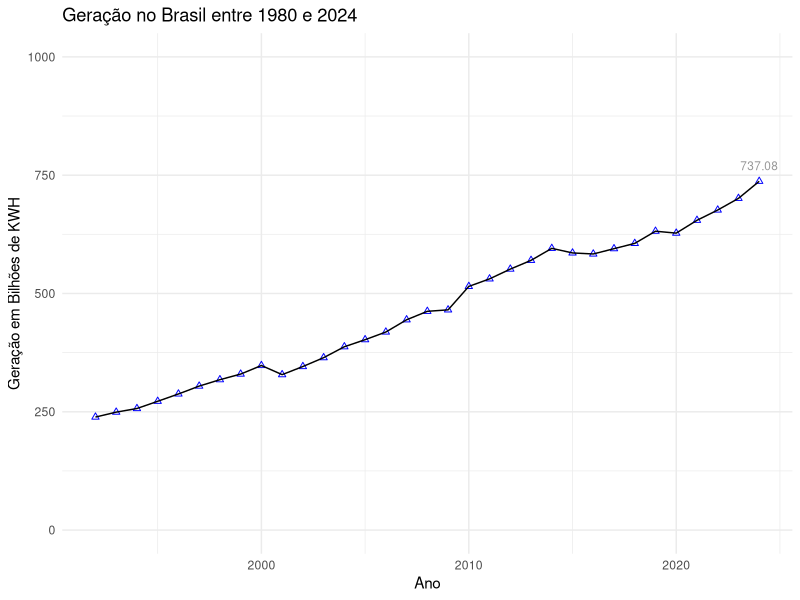
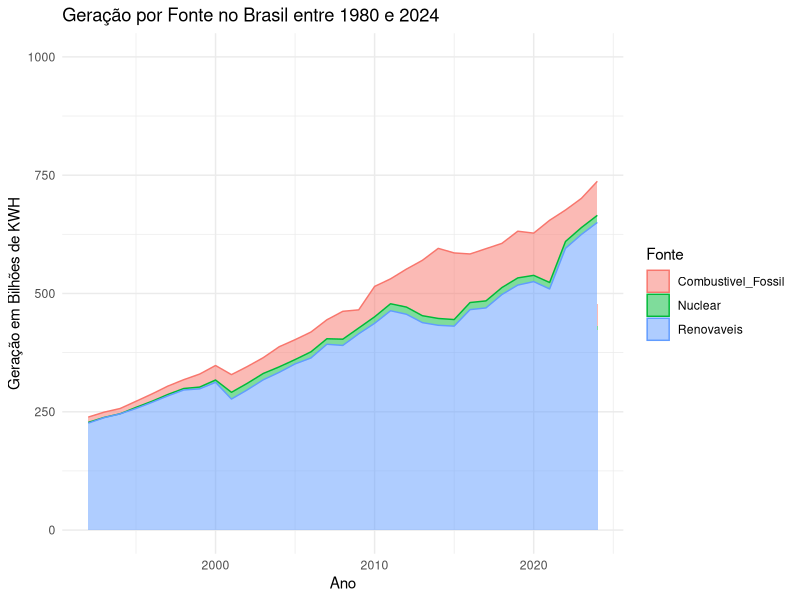
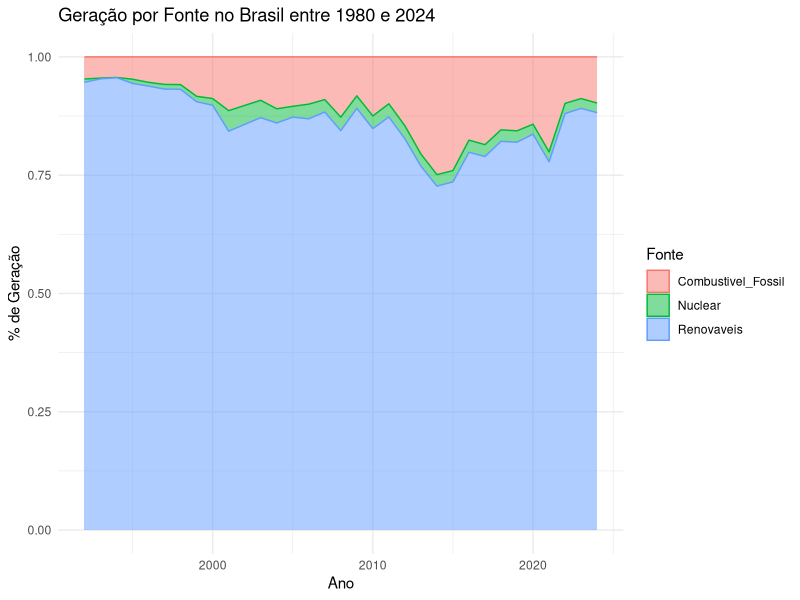
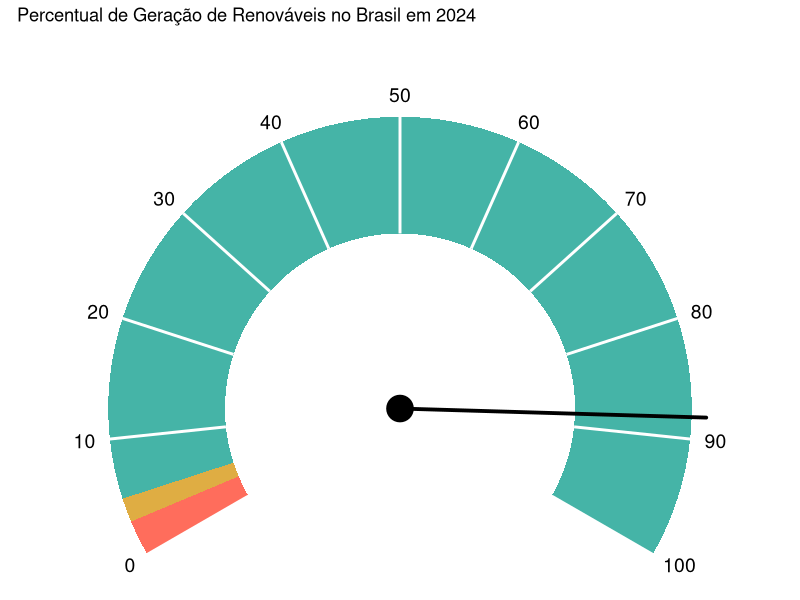
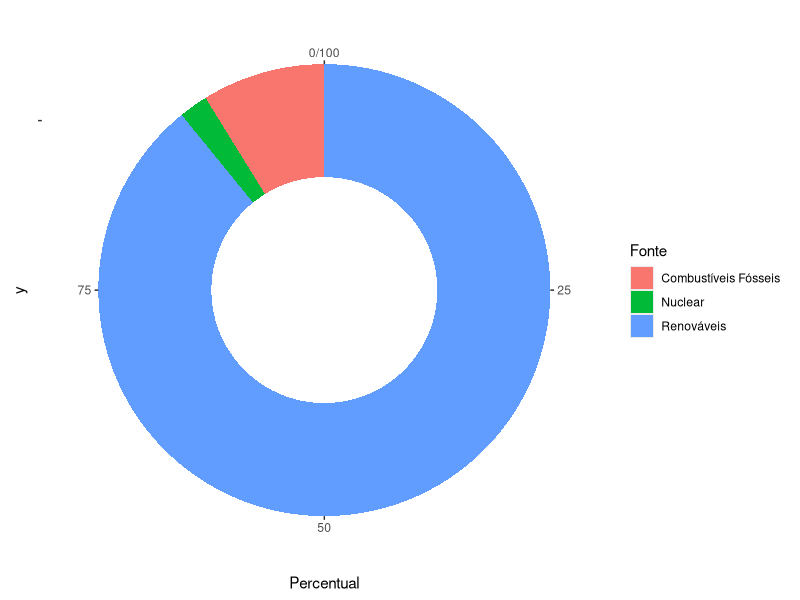

Write the R code that produced these figures, in order.
## ---- chunk 1
#| label: load-packages
#| message: false
#| context: setup
library(tidyverse)
library(ggplot2)
## ---- chunk 2

data <- readxl::read_excel("data/EIA_18-05-26-BR.xlsx")

data <- data %>% select(-hierarquia)

## ---- chunk 3
#| title: Geração
d_m <- data |> pivot_wider(id_cols="Ano",names_from="tipo", values_from="BkWh")
d_m2 <- d_m |> rename(Geracao=Generation) |> select(Ano, Geracao) 

max_geracao <- round(max(d_m2$Geracao, na.rm = TRUE),2)

p<- d_m2 |>
  ggplot(aes(x=Ano, y=Geracao)) + 
  geom_point(shape=2,color="blue") +
  geom_line() +
  scale_y_continuous(limits = c(0, 1000)) + 
  annotate("text", x = 2024, y = 770, label = as.character(max_geracao), color = "gray60", size = 3) +
  labs(y = "Geração em Bilhões de KWH", x="Ano",
       title = "Geração no Brasil entre 1980 e 2024") +
  theme_minimal()
  
p
## ---- chunk 4
#| title: Distribuição por Fonte
d_m <- data |> pivot_wider(id_cols=c("nivel","Ano"),names_from="tipo", values_from="BkWh")
d_m2 <- d_m |> filter(nivel==2) |>
  rename(Combustivel_Fossil=Fossil_fuels, Renovaveis=Renewables) |> select(Ano, Nuclear, Combustivel_Fossil, Renovaveis) |> pivot_longer(cols=c("Nuclear","Combustivel_Fossil","Renovaveis"), names_to="Fonte", values_to="BkWh")

p<- d_m2 |> 
  ggplot(aes(x=Ano, y=BkWh)) + 
  geom_area(aes(color=Fonte, fill=Fonte), alpha=.5) +
  scale_y_continuous(limits = c(0, 1000)) + 
  labs(x = "Ano", y="Geração em Bilhões de KWH",
       title = "Geração por Fonte no Brasil entre 1980 e 2024") +
  theme_minimal()

p
## ---- chunk 5
#| title: Proporção por Fonte
d_m <- data |> pivot_wider(id_cols=c("nivel","Ano"),names_from="tipo", values_from="BkWh")
d_m2 <- d_m |> filter(nivel==2) |>
  rename(Combustivel_Fossil=Fossil_fuels, Renovaveis=Renewables) |> select(Ano, Nuclear, Combustivel_Fossil, Renovaveis) |> pivot_longer(cols=c("Nuclear","Combustivel_Fossil","Renovaveis"), names_to="Fonte", values_to="BkWh")

p<- d_m2 |> 
  ggplot(aes(x=Ano, y=BkWh)) + 
  geom_area(aes(color=Fonte, fill=Fonte), alpha=.5, position= "fill") +
  labs(x = "Ano", y="% de Geração",
       title = "Geração por Fonte no Brasil entre 1980 e 2024") +
  theme_minimal()

p
## ---- chunk 6
#| title: Indicador de Percentual de Renovavel

# Transformação em percentual anual
d_m <- data |> pivot_wider(id_cols=c("nivel","Ano"),names_from="tipo", values_from="BkWh")
d_m2 <- d_m |> filter(nivel==2) |>
  rename(Combustivel_Fossil=Fossil_fuels, Renovaveis=Renewables) |> select(Ano, Nuclear, Combustivel_Fossil, Renovaveis)
d_m2 <- d_m2 |> mutate(Total= Nuclear + Combustivel_Fossil + Renovaveis) |>
  mutate(Percentual_Renovavel= (Renovaveis/Total)*100, 
         Percentual_Fossil= (Combustivel_Fossil/Total)*100,
         Percentual_Nuclear= (Nuclear/Total)*100) |> select(Ano, Percentual_Renovavel, Percentual_Fossil, Percentual_Nuclear) |> pivot_longer(cols=c("Percentual_Renovavel","Percentual_Fossil","Percentual_Nuclear"), names_to="Fonte", values_to="Percentual")

value <- d_m2 |> filter(Ano==2024 & Fonte=="Percentual_Renovavel") |> pull(Percentual)   # Scale to 0-100

ggplot() +
  # Add gap to bottom
  coord_radial(
    start = 4/3 * pi,  # 240°
    end = 2/3 * pi,    # 120°
    expand = FALSE
  ) +
  # Draw areas
  annotate(
    geom = "rect", 
    xmin = c(-Inf, 3, 5), xmax = c(3, 5, Inf),
    ymin = .6, ymax = 1,
    fill = c("#FF6D5C", "#DFAD43", "#45B4A7")
  ) +
  # Draw ticks
  annotate(
    geom = "segment", 
    x = seq(0,100,10), xend = seq(0,100,10), 
    y = .6, yend = 1,
    linewidth = 1, color = "white"
  ) +
  # Draw needle
  annotate(
    geom = "pointrange", 
    x = value, y = 0,
    ymin = 0, ymax = 1.05,
    size = 2, linewidth = 1.3, lineend = "round"
  ) +
  # This part adds the tick labels (and removes everything else)
  scale_x_continuous(breaks = seq(0,100,10)) +
  labs(title = "Percentual de Geração de Renováveis no Brasil em 2024") +
  theme_void() +
  theme(axis.text.x = element_text(size = 14))
## ---- chunk 7
#| title: Geração por Fonte em 2024

# Transformação em percentual anual
d_m <- data |> pivot_wider(id_cols=c("nivel","Ano"),names_from="tipo", values_from="BkWh")
d_m2 <- d_m |> filter(nivel==2) |>
  rename(Combustivel_Fossil=Fossil_fuels, Renovaveis=Renewables) |> select(Ano, Nuclear, Combustivel_Fossil, Renovaveis)
d_m2 <- d_m2 |> mutate(Total= Nuclear + Combustivel_Fossil + Renovaveis) |>
  mutate(Percentual_Renovavel= (Renovaveis/Total)*100, 
         Percentual_Fossil= (Combustivel_Fossil/Total)*100,
         Percentual_Nuclear= (Nuclear/Total)*100) |> select(Ano, Percentual_Renovavel, Percentual_Fossil, Percentual_Nuclear) |> pivot_longer(cols=c("Percentual_Renovavel","Percentual_Fossil","Percentual_Nuclear"), names_to="Fonte", values_to="Percentual")

d_2023 <- d_m2 |> filter(Ano==2023) |> 
  mutate(Fonte = recode(Fonte,
                        "Percentual_Renovavel" = "Renováveis",
                        "Percentual_Fossil" = "Combustíveis Fósseis",
                        "Percentual_Nuclear" = "Nuclear"))


# Same code as above — just inner.radius is new
ggplot(d_2023, aes(x = Percentual, y = "", fill = Fonte)) +
  geom_col(width = 1) +
  coord_radial(
    expand = FALSE,
    inner.radius = 0.5
  )
